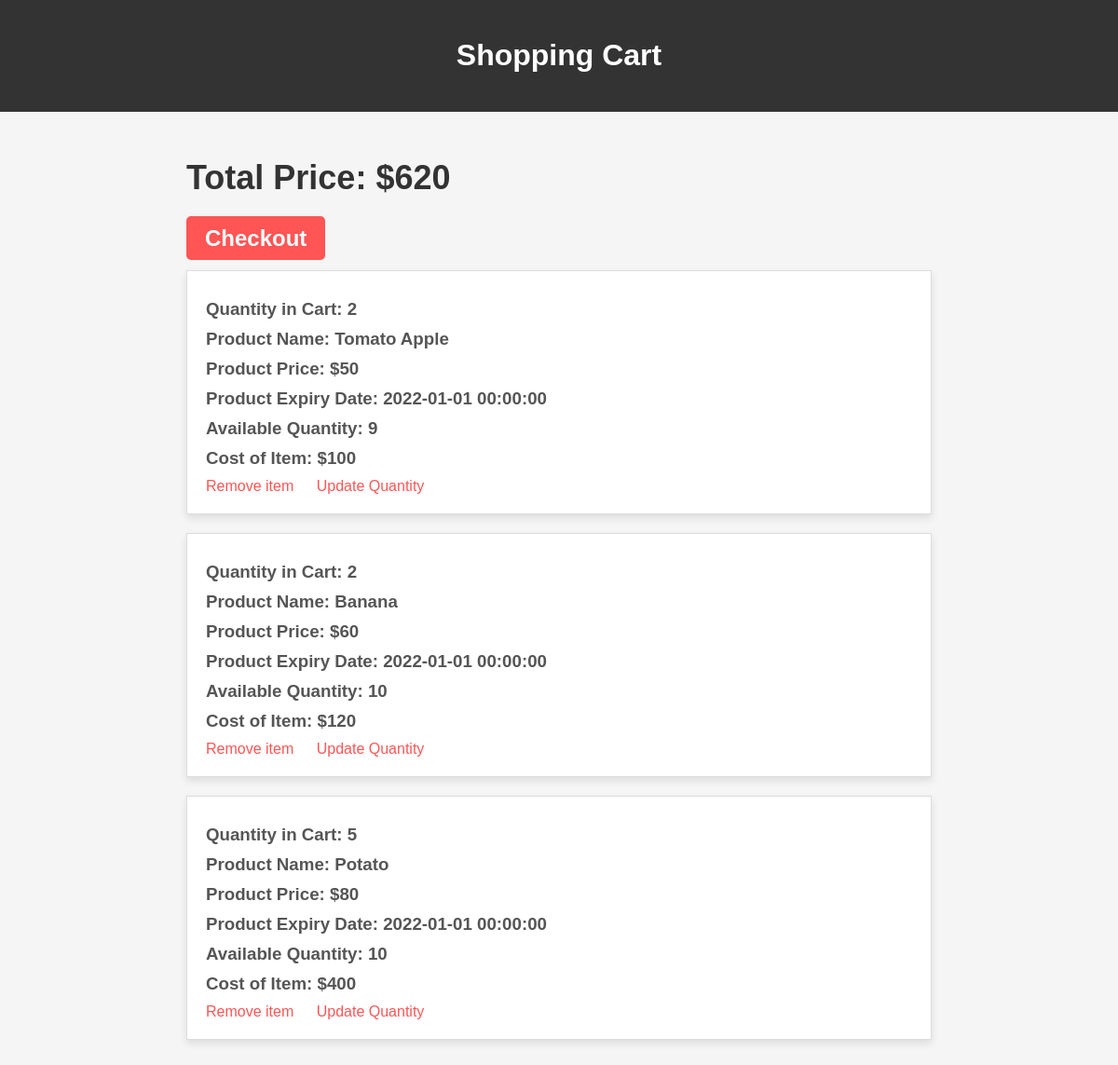
/showcart/4, run on the app's committed database.
### main.py (models this page shows)
class Cart(db.Model):
    id= db.Column(db.Integer, primary_key = True, autoincrement=True)
    user_id = db.Column(db.Integer, db.ForeignKey('user.id'), nullable=False)  # Define a foreign key to establish the relationship
    product_id = db.Column(db.Integer, db.ForeignKey('product.id'), nullable=False)  # Define a foreign key to establish the relationship
    quantity = db.Column(db.Integer, nullable = False)
    date_created = db.Column(db.DateTime , default = datetime.now())
    is_purchased = db.Column(db.Integer, default= 0)
    car_product = relationship('Product', backref='cart', lazy=True)

class Product(db.Model):
        id = db.Column(db.Integer, primary_key = True, autoincrement=True)
        name = db.Column(db.String(200), nullable = False)
        price = db.Column(db.Integer, nullable = False)
        expiry_date = db.Column(db.DateTime , default = datetime.now())
        quantity_available = db.Column(db.Integer, nullable = False)
        section_id = db.Column(db.Integer, db.ForeignKey('section.id'), nullable=False)  # Define a foreign key to establish the relationship
        description = db.Column(db.String(200), nullable = False)

### main.py (the view)
@app.route('/showcart/<int:user_id>', methods=['GET', 'POST'])
def showcart(user_id):
    user=User.query.get_or_404(user_id)
    cart_items=Cart.query.filter_by(user_id=user_id).all()
    Total=0
    for item in cart_items:
        Total+=item.quantity*item.car_product.price
    return render_template('showcart.html',user=user,cart_items=cart_items,Total=Total)

### templates/showcart.html (shortened to what this page needs)
<!DOCTYPE html>
<html lang="en">
<head>
</head>
<body>
    <header>
        <h1>Shopping Cart</h1>
    </header>
    <div class="container">
        <div class="total-price">
            <h2>Total Price: ${{ Total }}</h2>
        </div>
        <h2><a href="/checkout/{{user.id}}" style="text-decoration: none; color: #fff; background-color: #f55; padding: 10px 20px; border-radius: 5px; transition: background-color 0.2s;">Checkout</a></h2>
        {% for item in cart_items %}
            <div class="cart-item">
                <h3>Quantity in Cart: {{ item.quantity }}</h3>
                <h3>Product Name: {{ item.car_product.name }}</h3>
                <h3>Product Price: ${{ item.car_product.price }}</h3>
                <h3>Product Expiry Date: {{ item.car_product.expiry_date }}</h3>
                <h3>Available Quantity: {{ item.car_product.quantity_available }}</h3>
                <h3>Cost of Item: ${{ item.quantity * item.car_product.price }}</h3>
                <a href="/remove_item/{{user.id}}/{{item.id}}">Remove item</a>
                <a href="/update_quantity/{{user.id}}/{{item.car_product.id}}">Update Quantity</a>
            </div>
        {% endfor %}
    </div>
</body>
</html>

### templates/showcart.html (style rules this page uses)
body { font-family: Arial, sans-serif; background-color: #f5f5f5; margin: 0; padding: 0; }
header { background-color: #333; color: #fff; padding: 20px; text-align: center; }
.container { max-width: 800px; margin: 0 auto; padding: 20px; }
.total-price { font-size: 24px; font-weight: bold; margin-top: 20px; color: #333; }
.cart-item { background-color: #fff; border: 1px solid #ddd; margin: 20px 0; padding: 20px; box-shadow: 0 4px 8px rgba(0, 0, 0, 0.1); transition: transform 0.2s, box-shadow 0.2s; }
h2 { color: #333; }
h3 { margin: 10px 0; color: #555; }
.cart-item a { color: #f55; text-decoration: none; margin-right: 20px; transition: color 0.2s; }

### data on the page
Cart: quantity "2", car_product.name "Tomato Apple", car_product.price "50", car_product.expiry_date "2022-01-01 00:00:00", car_product.quantity_available "9", item.quantity*item.car_product.price "100"
Cart: quantity "2", car_product.name "Banana", car_product.price "60", car_product.expiry_date "2022-01-01 00:00:00", car_product.quantity_available "10", item.quantity*item.car_product.price "120"
Cart: quantity "5", car_product.name "Potato", car_product.price "80", car_product.expiry_date "2022-01-01 00:00:00", car_product.quantity_available "10", item.quantity*item.car_product.price "400"

### other printed values
{{ Total }} "620"
